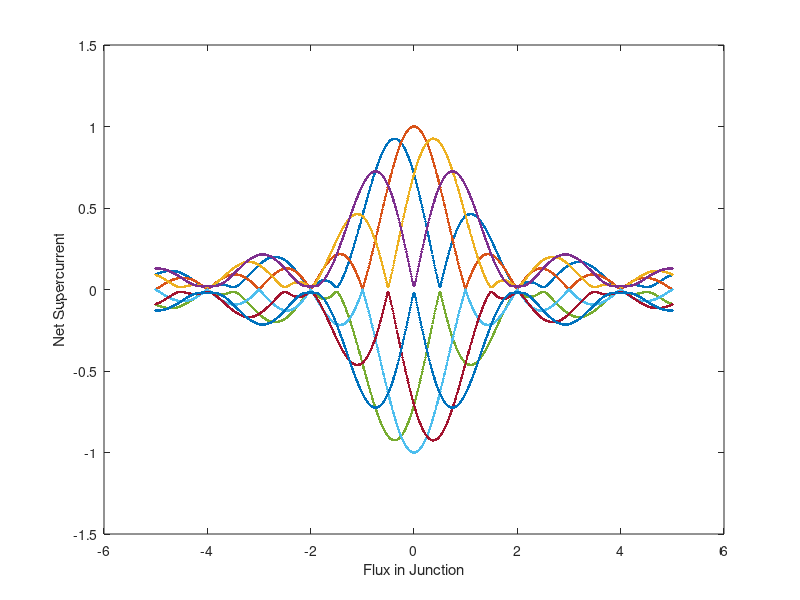

The MATLAB source for this figure:


%The program splits a single junciton up into xmax discrete sections.  Each
%section has a supercurrent density, and a phase difference that is
%contributed to by the field (PhaseF), and an arbitrary phase set at x=1
%called Phase1.  For each value of field and Phase1 the supercurrent at
%each point is calculated and the net supercurrent (sum along the junction)
%is calcualted to find the supercurrent carried at that phase and that
%field.  To find the maximum supercurrent for a given field, the max of
%that vector is taken, and can be plotted against the magnetic field.  This
%is the exact measurment of the critical current vs field that we do in the
%lab.  


%For Version 2, a geometrical loop was added so that the supercurrent vs
%field plot could include different amounts of phase shift for a determined
%portion of the junction.


%%

clear;
clc;
close all;
%% Defining the Parameters of the Simulaiton

%Dividing the junction up into discrete sections
xmax=51;
x(:,1)=(1:xmax);

SCurrentDensityMag=1;
SCurDensityNoiseMag=.001;
    %Phase Loop parameters
    p=1;
    pmax=101;
    Phase1Min=0*pi;
    Phase1Max=2*pi;


    %Flux Loop Parameters
    f=1;
    fmax=1001;
    FluxinJuncMin=-5;
    FluxinJuncMax=5;


    %geometrical Phase Loop Parameters
    g=1;
    gmax=4;
    PhaseGMin=-.5*pi;
    PhaseGMax=pi;



%Pre Allocating memory to the arrays to decrease runtime
Phase1=zeros(1,pmax);
PhaseG=zeros(xmax,1);
PhaseGShift=zeros(1,gmax);
FluxinJunc=zeros(1,fmax);

SCurrent=zeros(xmax,pmax,fmax);
SCurrentNet=zeros(1,pmax);
MaxSCurrentNet=zeros(fmax,gmax);
MinSCurrentNet=zeros(fmax,gmax);

%% Loops for running the simulation (Meat of the Simulation)

%Geometrical factor Loop
%Define the loop setp size, then run the for loop
PhaseGSS=(PhaseGMax-PhaseGMin)/(gmax-1);
for g=1:gmax
    PhaseGShift(g)=PhaseGMin+(g-1)*PhaseGSS;
    
    %Defining the geometrical(intrinsic) phase shift in the junction
    PhaseG(1:round(xmax/2),1)=0;
    PhaseG(1:xmax-round(xmax/2),1)=PhaseGShift(g);
    
    SCurrentDensityNoise=SCurDensityNoiseMag*(2*rand(xmax,1)-1);
    SCurrentDensity=(SCurrentDensityMag*ones(xmax,1))/xmax+(SCurrentDensityNoise)/xmax;

    %Field Contribution to the Phase 
    %Define the loop setp size, then run the for loop
    FluxinJuncSS=(FluxinJuncMax-FluxinJuncMin)/(fmax-1);
    for f=1:fmax

        FluxinJunc(f)=FluxinJuncMin+(f-1)*FluxinJuncSS;
        PhaseF=2*pi*x./xmax*FluxinJunc(f);
        
        %Phase1 Loop of externally set phase in 
        %Define the loop setp size, then run the for loop
        Phase1SSS=(Phase1Max-Phase1Min)/(pmax-1);
        for p=1:pmax

            Phase1(p)=Phase1Min+(p-1)*Phase1SSS;

            SCurrent=SCurrentDensity.*sin(PhaseF+Phase1(p)+PhaseG);
            SCurrentNet(p)=sum(SCurrent);


        end

        MaxSCurrentNet(f,g)=max(SCurrentNet);
        MinSCurrentNet(f,g)=min(SCurrentNet);
    end

end

figure
plot(FluxinJunc,MaxSCurrentNet,'.')
xlabel('Flux in Junction');ylabel('Net Supercurrent');

hold on
plot(FluxinJunc,MinSCurrentNet,'.')

    
